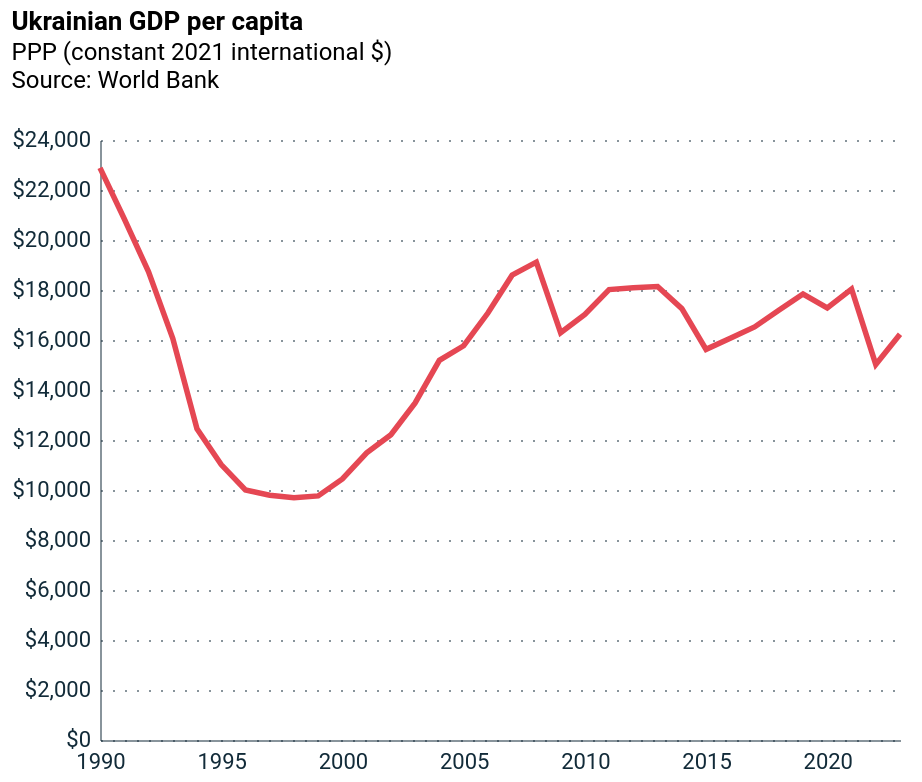

This figure's Vega-Lite source:
### Vega-Lite specification from a JSON file in a GitHub repository (floating-point values rounded to 4 significant figures)
{"$schema": "https://vega.github.io/schema/vega-lite/v4.json", "height": 300, "width": "container", "data": {"values": [{"Year": "1990", "GDP per capita": 22890.0}, {"Year": "1991", "GDP per capita": 20850.0}, {"Year": "1992", "GDP per capita": 18730.0}, {"Year": "1993", "GDP per capita": 16060.0}, {"Year": "1994", "GDP per capita": 12450.0}, {"Year": "1995", "GDP per capita": 11020.0}, {"Year": "1996", "GDP per capita": 10000.0}, {"Year": "1997", "GDP per capita": 9791.0}, {"Year": "1998", "GDP per capita": 9691.0}, {"Year": "1999", "GDP per capita": 9764.0}, {"Year": "2000", "GDP per capita": 10440.0}, {"Year": "2001", "GDP per capita": 11480.0}, {"Year": "2002", "GDP per capita": 12210.0}, {"Year": "2003", "GDP per capita": 13480.0}, {"Year": "2004", "GDP per capita": 15190.0}, {"Year": "2005", "GDP per capita": 15770.0}, {"Year": "2006", "GDP per capita": 17080.0}, {"Year": "2007", "GDP per capita": 18590.0}, {"Year": "2008", "GDP per capita": 19110.0}, {"Year": "2009", "GDP per capita": 16290.0}, {"Year": "2010", "GDP per capita": 17030.0}, {"Year": "2011", "GDP per capita": 18020.0}, {"Year": "2012", "GDP per capita": 18090.0}, {"Year": "2013", "GDP per capita": 18140.0}, {"Year": "2014", "GDP per capita": 17260.0}, {"Year": "2015", "GDP per capita": 15630.0}, {"Year": "2016", "GDP per capita": 16070.0}, {"Year": "2017", "GDP per capita": 16520.0}, {"Year": "2018", "GDP per capita": 17190.0}, {"Year": "2019", "GDP per capita": 17840.0}, {"Year": "2020", "GDP per capita": 17290.0}, {"Year": "2021", "GDP per capita": 18040.0}, {"Year": "2022", "GDP per capita": 15020.0}, {"Year": "2023", "GDP per capita": 16230.0}]}, "title": {"text": "Ukrainian GDP per capita", "align": "left", "anchor": "start", "subtitle": ["PPP (constant 2021 international $)", "Source: World Bank", ""]}, "config": {"font": "Roboto", "mark": {"line": {"interpolate": "linear"}}, "view": {"stroke": "transparent", "width": 400, "height": 300}, "range": {"category": ["#179fdb", "#e6224b", "#f4c245", "#122b39", "#eb5c2e", "#36b7b4"], "diverging": ["#E6224B", "#E54753", "#C9C9C9", "#179FDB", "#122B39"], "heatmap": ["#C9C9C9", "#179FDB", "#0063AF", "#122B39"], "ordinal": ["#00A767", "#36B7B4", "#179FDB", "#0063AF", "#243B5A"]}, "axisX": {"labelColor": "#122b39", "tickColor": "#122b39", "domainColor": "#122b39", "domainOpacity": 0.5, "gridOpacity": 0, "labelFont": "Roboto", "labelAngle": 0, "labelAlign": "center", "labelFontSize": 11, "labelPadding": 5, "tickCount": 10, "tickSize": 0, "title": "Year"}, "axisY": {"labelColor": "#122b39", "labelFont": "Roboto", "tickColor": "#122b39", "domainColor": "#122b39", "gridColor": "#122b39", "gridDash": [1, 5], "gridOpacity": 0.5, "labelPadding": 5, "labelFontSize": 11, "domainOpacity": 0.5, "tickSize": 0, "title": "GDP per capita (PPP, constant 2021 $)", "titleAlign": "left", "titleAngle": 0, "titleBaseline": "bottom", "titleColor": "#122b39", "titleOpacity": 0.9, "titleX": 0, "titleY": -7}}, "mark": {"type": "line", "color": "#e54753", "size": 2.75}, "encoding": {"x": {"field": "Year", "type": "temporal", "title": null, "axis": {"grid": false, "labelAngle": 0, "format": "%Y", "labelSeparation": 10}}, "y": {"field": "GDP per capita", "type": "quantitative", "axis": {"format": "$,.0f"}, "title": ""}, "tooltip": [{"field": "Year", "type": "temporal", "title": "Year"}, {"field": "GDP per capita", "type": "quantitative", "title": "GDP per capita (PPP, constant 2021 $)"}]}}
